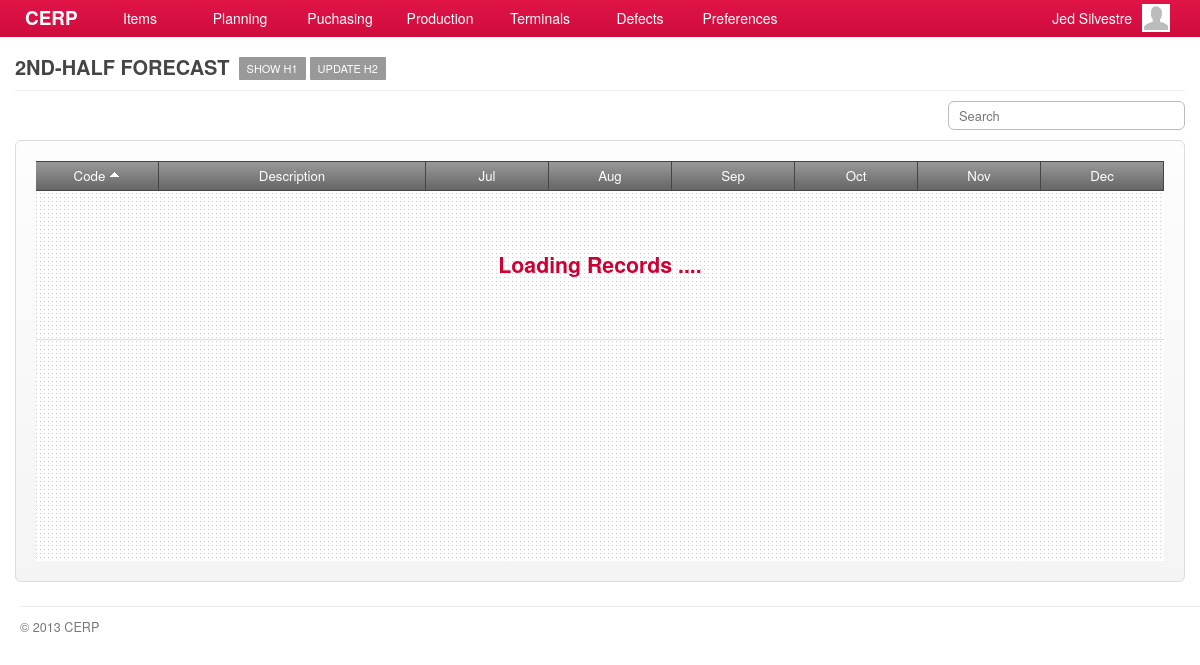
/account/forecast-calendar-h2-show.php (signed in), run on the app's committed database.
### tables this page shows
CREATE TABLE `capabilities` (
  `id` int(11) NOT NULL AUTO_INCREMENT,
  `title` varchar(45) DEFAULT NULL,
  `name` varchar(45) DEFAULT NULL,
  `capability` varchar(45) DEFAULT NULL,
  `url` varchar(45) DEFAULT NULL,
  `parent` int(11) DEFAULT NULL,
  PRIMARY KEY (`id`)
);

### include/general.class.php (called while the page is built, shortened)
<?php
require('database.class.php');
require('capabilities.class.php');
require('role.class.php');
$DB				= new MySQL;
  $DB->database	= "cerpdb";
  $DB->username	= "cerpuser";
  $DB->password	= "cerpuser";
  $DB->hostname	= "localhost";
$Capabilities	= new Capabilities($DB);
$Signed			= $_SESSION['user'];
$Role		= new Role($DB, $Signed['id']);
?>

### include/role.class.php (called while the page is built, shortened)
<?php
class Role
{
	private $DB;
	private $user_id;
	function Role($db, $uid) {
  	$this->DB = $db;
		$this->user_id = $uid;
  }
	function isCapableByName($cap_name) {
		foreach ($this->getUserRoles() as $user_role) {
			$result = $this->DB->Find('role_capabilities', array(
						  			'columns' 		=> 'role_capabilities.*',
						  			'joins' => 'INNER JOIN capabilities ON capabilities.id = role_capabilities.capability_id',
						  	    'conditions' 	=> 'capabilities.capability="'. $cap_name .'" AND role_id='. $user_role['role_id']));
			if(isset($result)) {
				return TRUE;
			}
		}
	}
	function getUserRoles() {
		$result = $this->DB->Get('user_roles', array(
						  			'columns' 		=> 'user_roles.role_id, roles.name',
						  			'joins' => 'INNER JOIN roles ON roles.id = user_roles.role_id',
						  	    'conditions' 	=> 'user_roles.user_id='. $this->user_id));
		if(isset($result)) {
			return $result;
		}
	}
}

### include/database.class.php (called while the page is built, shortened)
<?php
class MySQL {
  public $username	= "cerpuser";
  public $password	= "cerpuser";
  public $hostname	= "localhost";
  public function Connect() {
    $conn = mysql_connect($this->hostname, $this->username, $this->password) or die("<br/><span class='notice'><p class='error'><strong>ERROR!</strong> Unable to connect to MySQL! </p></span>");
    return $conn;
  }
  public function Query($sql) {
  	$conn = $this->Connect();
    $result = mysql_query($sql, $conn);
	return $result;
  }
	function Find($table, $args='') {
  	if (isset($args)) {
  	  $args['columns'] = (isset($args['columns']) ? $args['columns'] : '*');
  	  $args['joins'] = (isset($args['joins']) ? $args['joins'] : '');
	 	 	$args['conditions'] = ($args['conditions'] == '' ? '' : 'where '.$args['conditions']);
		}
		$sql = "SELECT ".$args['columns']." FROM ".$table." ".$args['joins']." ".$args['conditions'];
		$row = $this->IsEmpty($this->Query($sql));
		return mysql_fetch_array($row);
  }
  function Get($table, $args='') {
  	if (isset($args)) {
  	  $args['columns'] = (isset($args['columns']) ? $args['columns'] : '*');
  	  $args['joins'] = (isset($args['joins']) ? $args['joins'] : '');
		  $args['conditions'] = ($args['conditions'] == '' ? '' : 'WHERE '.$args['conditions']);
  	  $args['order'] = (isset($args['order']) ? ' ORDER BY '.$args['order'] : '');
  	  $args['limit'] = (isset($args['limit']) ? ' LIMIT '.$args['limit'] : '');
  	  $args['group'] = (isset($args['group']) ? ' GROUP BY '.$args['group'] : '');
		}
		$data = array();
		$sql = "SELECT ".$args['columns']." FROM ".$table." ".$args['joins']." ".$args['conditions']." ".$args['group']." ".$args['order']." ".$args['limit'];
		$result = $this->IsEmpty($this->Query($sql));
		if(!empty($result)) {
	      while ($row = mysql_fetch_array($result)) {
	        $data[] = $row;
	      }
		}
		return $data;
  }
  private function IsEmpty($result) {
    if(mysql_num_rows($result) > 0) return $result;
    return null;
  }
}

### include/capabilities.class.php (called while the page is built, shortened)
<?php
class Capabilities {
  private $DB;
	public $All;
	function Capabilities($db) {
		$this->DB = $db;
		$this->GetCapabilities();
	}
  function GetTitle() {
    global $capability_key;
	return $this->All[$capability_key]['title'];
  }
	function GetCapabilities() {
		$capabilities = $this->DB->Get('capabilities', array(
					  			'columns' 		=> 'id, capability, title, name, parent, url',
					  	    'conditions' 	=> 'parent IS NOT null ORDER BY parent'));
		$all = array();
		foreach ($capabilities as $cap) {
			$all[$cap['capability']] = array('title' => $cap['title'],'name' => $cap['name'], 'url' => $cap['url'], 'parent' => $cap['parent']);
		}
		$this->All = $all;
	}
}

### account/forecast-calendar-h2-show.php (the view, shortened to what this page needs)
<?php
  $capability_key = 'show_forecast_calendar_h2';
  require('header.php');
	$allowed = $Role->isCapableByName($capability_key);
	if(!$allowed) {
		require('inaccessible.php');
	}else{
?>
	<div id="page">
		<div id="page-title">
    	<h2>
      	<span class="title"><?php echo $Capabilities->GetTitle(); ?></span>
        <?php
				  echo '<a href="'.$Capabilities->All['show_forecast_calendar_h1']['url'].'" class="nav">'.$Capabilities->All['show_forecast_calendar_h1']['name'].'</a>';
				  echo '<a href="'.$Capabilities->All['edit_forecast_calendar_h2']['url'].'" class="nav">'.$Capabilities->All['edit_forecast_calendar_h2']['name'].'</a>';
				?>
      </h2>
		</div>
    <div id="content">
      <div class="search">
        <input type="text" id="keyword" name="keyword" class="keyword" placeholder="Search" />
      </div>
      <form id="form-name" action="<?php host($Capabilities->GetUrl()) ?>" method="POST" class="form-container">
				<div id="grid-products" class="grid jq-grid" style="min-height:400px;">
	        <table cellspacing="0" cellpadding="0">
	          <thead>
	            <tr>
	              <td width="110" class="border-right text-center"><a class="sort default active up" column="code">Code</a></td>
              	<td class="border-right text-center"><a class="sort" column="description">Description</a></td>
	              <td width="110" class="border-right text-center"><a>Jul</a></td>
	              <td width="110" class="border-right text-center"><a>Aug</a></td>
	              <td width="110" class="border-right text-center"><a>Sep</a></td>
	              <td width="110" class="border-right text-center"><a>Oct</a></td>
	              <td width="110" class="border-right text-center"><a>Nov</a></td>
	              <td width="110" class="border-right text-center"><a>Dec</a></td>
	            </tr>
	          </thead>
	          <tbody></tbody>
	        </table>
	      </div>
      </form>
		</div>
	</div>
<?php }
require('footer.php'); ?>

### stylesheets/main.css (style rules this page uses)
*, html, body { margin:0;padding:0; }
html { font-size: 100%; -webkit-text-size-adjust: 100%; -ms-text-size-adjust: 100%; }
body { margin: 0; font-family:"Helvetica Neue", Helvetica, Arial, sans-serif; font-size:14px; line-height:20px; color:#454545; background-color:#ffffff; }
h1, h2, h3, h4 { padding:0 0 5px; margin:0 0 10px; }
h2 { font-size:20px; }
#page { background-color:#ffffff; font-size:95%; }
#content { padding:0 15px; min-height: 500px; }
#page-title { margin:0 15px 10px; padding:57px 0 0; border-bottom:solid 1px #eeeeee; }
#page-title h2 { margin:0; padding:0 0 10px; }
#page-title h2 .title { float:left; padding-right:5px; text-transform:uppercase; }
#page-title h2 .nav { float:left; display:block; margin:0 0 0 4px; padding:6px 8px; background-color:#999999; color:#ffffff; font-weight:normal; font-size:11px; line-height:11px; cursor:pointer; -webkit-border-radius:1px; -moz-border-radius:1px; border-radius:1px; text-transform:uppercase; min-width:40px; text-align: center; }
.border-right { border-right:solid 1px #dddddd; }
.text-center { text-align:center; }

### stylesheets/form.css (style rules this page uses)
form { margin:0 0 10px; }
form table tr th, form table tr td { padding:2px 0; }
.form-container { padding:20px; border:solid 1px #dddddd; background-color:#f9f9f9; background-image:-moz-linear-gradient(top, #fdfdfd, #f4f4f4); background-image:-webkit-gradient(linear, 0 0, 0 100%, from(#fdfdfd), to(#f4f4f4)); background-image:-webkit-linear-gradient(top, #fdfdfd, #f4f4f4); background-image:-o-linear-gradient(top, #fdfdfd, #f4f4f4); background-image:linear-gradient(to bottom, #fdfdfd, #f4f4f4); -webkit-border-radius:6px; -moz-border-radius:6px; border-radius:6px; }
input, textarea, select { padding:4px 5px; border:solid 1px #bbbbbb; color:#222222; font-size:97%; font-family:"Helvetica Neue", Helvetica, Arial, sans-serif; -webkit-border-radius:3px; -moz-border-radius:3px; border-radius:3px; }

### stylesheets/grid.css (style rules this page uses)
.grid { min-width:750px; overflow-x:scroll; background:#ffffff url('../images/bg-dotted.png') repeat left top; }
.grid table { margin:0; padding:0; width:100%; }
.grid table thead tr td { padding:4px 6px; border-top:solid 1px #444444; border-bottom:solid 1px #444444; background-color:#666666; background-image:-moz-linear-gradient(top, #999999, #666666); background-image:-webkit-gradient(linear, 0 0, 0 100%, from(#999999), to(#666666)); background-image:-webkit-linear-gradient(top, #999999, #666666); background-image:-o-linear-gradient(top, #999999, #666666); background-image:linear-gradient(to bottom, #999999, #666666); color:#ffffff; font-weight:normal; }
.grid table thead tr td.border-right { border-color:#444444; }
.grid table thead tr td a { color:#ffffff; }
.grid table thead tr td a.sort { padding:0 0 0 0; }
.grid table thead tr td a.sort.active { padding:0 15px 0 0; background:url('../images/icons/icon-sort-down.png') no-repeat right 3px; }
.grid table thead tr td a.sort.active.up { background:url('../images/icons/icon-sort-up.png') no-repeat right 4px; }
.search { margin:0 0 10px; text-align:right; }
.search input { padding-left:10px; width:220px; -webkit-border-radius:6px; -moz-border-radius:6px; border-radius:6px; }

### data on the page
capabilities: title "2ND-HALF FORECAST"
capabilities: name "SHOW H1"
capabilities: name "UPDATE H2"

### other printed values
$Signed['first_name'] "Jed"
$Signed['last_name'] "Silvestre"
